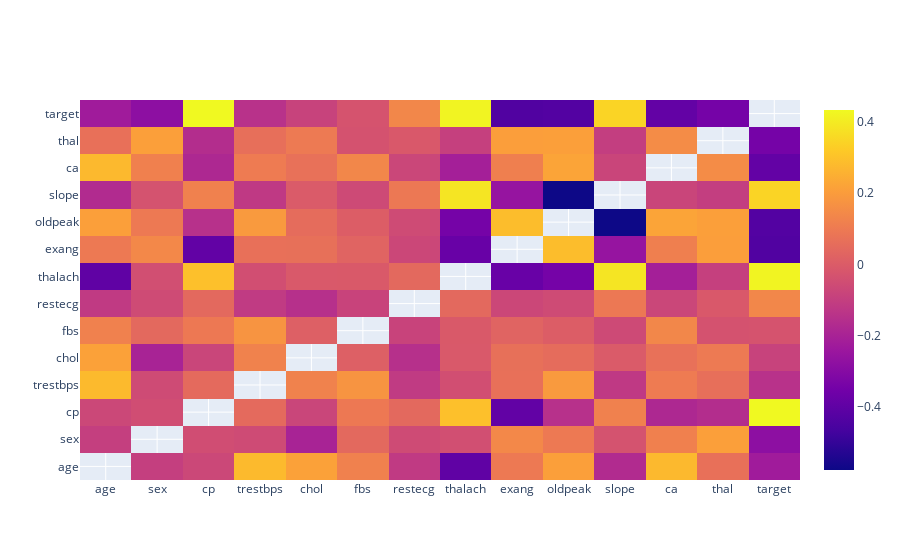

Notebook source saved alongside this figure:
### Code cell
z = df.corr().values
z[z==1] = np.nan
x = list(df.corr().columns)
y = list(df.corr().columns)
fig = go.Figure(data=go.Heatmap(z=z, x=x, y=y))
fig.show()

### Figure 1 — Plotly figure (JSON) as saved in the notebook; plotly's stock layout.template omitted (floating-point values rounded to 4 significant figures; data arrays with more than 128 entries replaced by an {"elided": "..."} marker saying what was removed)
{"data": [{"type": "heatmap", "x": ["age", "sex", "cp", "trestbps", "chol", "fbs", "restecg", "thalach", "exang", "oldpeak", "slope", "ca", "thal", "target"], "y": ["age", "sex", "cp", "trestbps", "chol", "fbs", "restecg", "thalach", "exang", "oldpeak", "slope", "ca", "thal", "target"], "z": {"elided": "14x14 float values"}}], "layout": {}}
